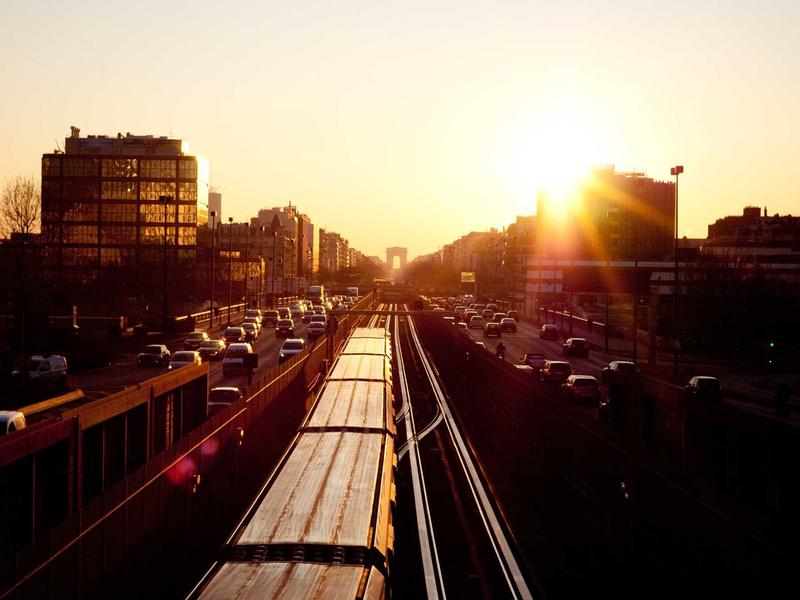
#> input picture reference_images/airport.jpg, 800 x 600 px
$ python -i clip_onnx.py   (imports and definitions only)
#> lines starting #> are read from the running program, lines starting #| are printed output that depends on the picture
#> further down, picture is the input picture: PIL image 800x600 RGB; mean R, G, B 128.4, 103.6, 87.1
"""
CLIP ViT-B/32 image embeddings on ONNX Runtime, with no PyTorch at serving time.

Preprocessing matches transformers' CLIPImageProcessor: shortest side to 224 with bicubic
resampling, a centered 224 x 224 crop, scaling to [0, 1], and CLIP's per-channel normalization.
The encoder is exported and quantized by export_onnx.py, published as a GitHub release asset, and
downloaded with a checksum check on first use (or ahead of time by fetch_model.py).
"""
import hashlib
import json
import os
import tempfile
import threading
import urllib.request

import numpy as np
from PIL import Image

PROJECT_ROOT = os.path.dirname(os.path.abspath(__file__))
MODEL_ID = "openai/clip-vit-base-patch32"
MODEL_PATH = os.path.join(PROJECT_ROOT, "models", "clip-vit-b32-vision-w8.onnx")
MODEL_URL = (
    "https://github.com/keshavkrishnan08/Enviropeel-Project/releases/download/"
    "clip-w8-v1/clip-vit-b32-vision-w8.onnx"
)
MODEL_SHA256 = "bf76dccbe0902c8623274d03f08fb556bfaee1b66b65526751d347fb9798a617"
FAMILY_PROMPTS_PATH = os.path.join(PROJECT_ROOT, "models", "family_prompts.json")
_download_lock = threading.Lock()

INPUT_SIZE = 224
MEAN = np.array([0.48145466, 0.4578275, 0.40821073], dtype=np.float32)
STD = np.array([0.26862954, 0.26130258, 0.27577711], dtype=np.float32)


def to_rgb(image):
    """RGB view of a PIL image, skipping convert()'s full-size copy when it is already RGB."""
    return image if image.mode == "RGB" else image.convert("RGB")


def preprocess(image):
    """Return a (1, 3, 224, 224) float32 array for one PIL image."""
    image = to_rgb(image)
    width, height = image.size
#> width = 800; height = 600
    if width <= height:
        new_w, new_h = INPUT_SIZE, int(INPUT_SIZE * height / width)
    else:
        new_w, new_h = int(INPUT_SIZE * width / height), INPUT_SIZE
#> new_w = 298; new_h = 224
    image = image.resize((new_w, new_h), resample=Image.Resampling.BICUBIC, reducing_gap=None)
    left = (new_w - INPUT_SIZE) // 2
#> left = 37
    top = (new_h - INPUT_SIZE) // 2
#> top = 0
    image = image.crop((left, top, left + INPUT_SIZE, top + INPUT_SIZE))
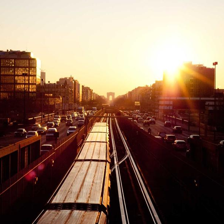
#> image: PIL image 224x224 RGB; mean R, G, B 139.5, 111.9, 93.8
    pixels = np.asarray(image, dtype=np.float32) / 255.0
    pixels = (pixels - MEAN) / STD
    return pixels.transpose(2, 0, 1)[np.newaxis].astype(np.float32)


# [57 lines left out: functions ensure_model, _cgroup_cpu_quota, default_thread_count, not called in this run]


class ClipImageEncoder:
    # [39 lines left out: functions __init__, embed, load_family_prompt_embeddings, not called in this run]

>>> from PIL import Image
>>> picture = Image.open('reference_images/airport.jpg')
>>> result = preprocess(picture)

$ run again, on reference_images/autumn.jpg
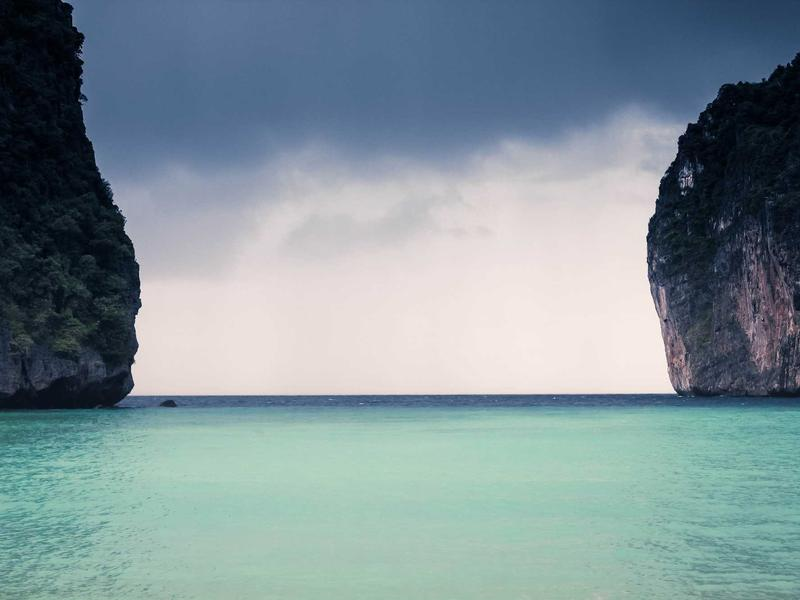
#> input picture reference_images/autumn.jpg, 800 x 600 px
#> picture is the input picture: PIL image 800x600 RGB; mean R, G, B 128.1, 146.3, 152.3
#> in preprocess, `image = image.crop((left, top, left + INPUT_SIZE, top + INPUT_SIZE))`:
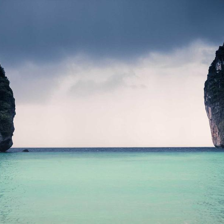
#> image: PIL image 224x224 RGB; mean R, G, B 151.8, 168.5, 174

$ run again, on reference_images/bed.jpg
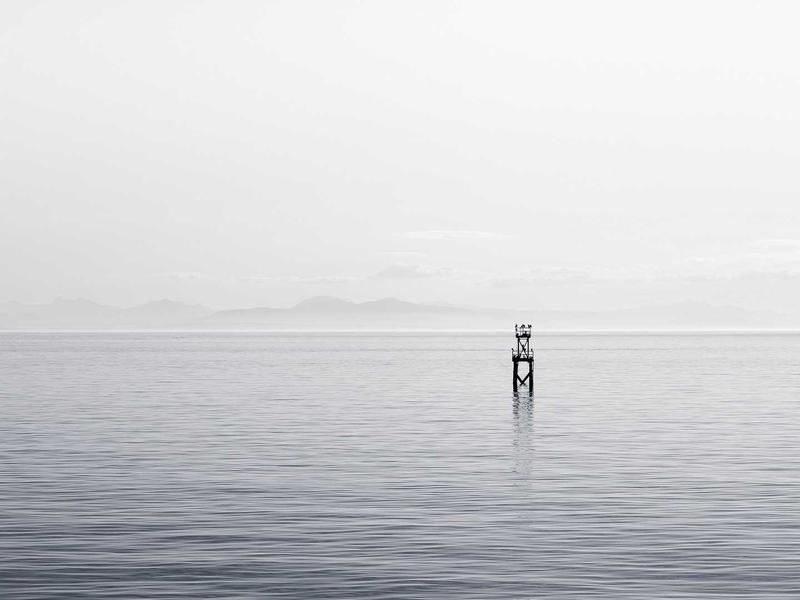
#> input picture reference_images/bed.jpg, 800 x 600 px
#> picture is the input picture: PIL image 800x600 RGB; mean R, G, B 208.7, 209.4, 212
#> in preprocess, `image = image.crop((left, top, left + INPUT_SIZE, top + INPUT_SIZE))`:
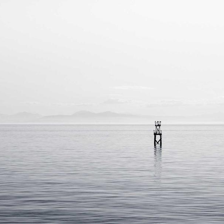
#> image: PIL image 224x224 RGB; mean R, G, B 209.5, 210.2, 212.7
